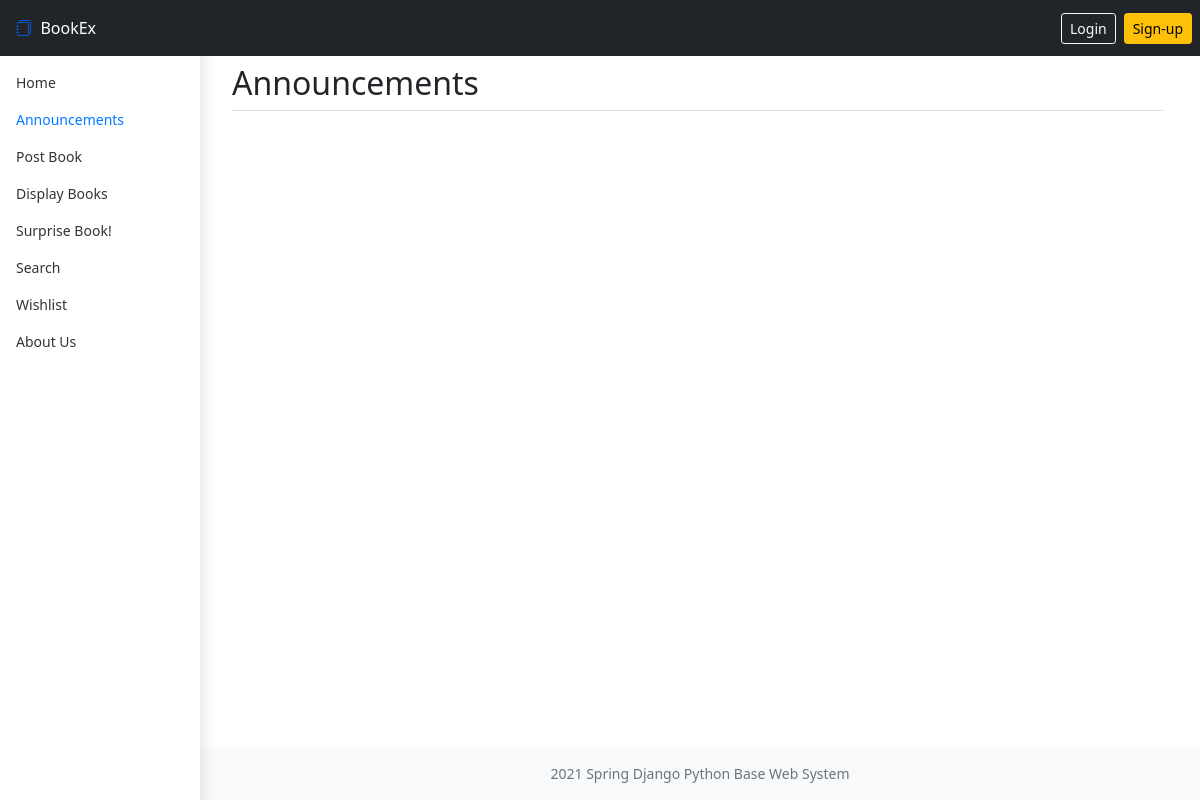
Before: /announcements with the older database file.
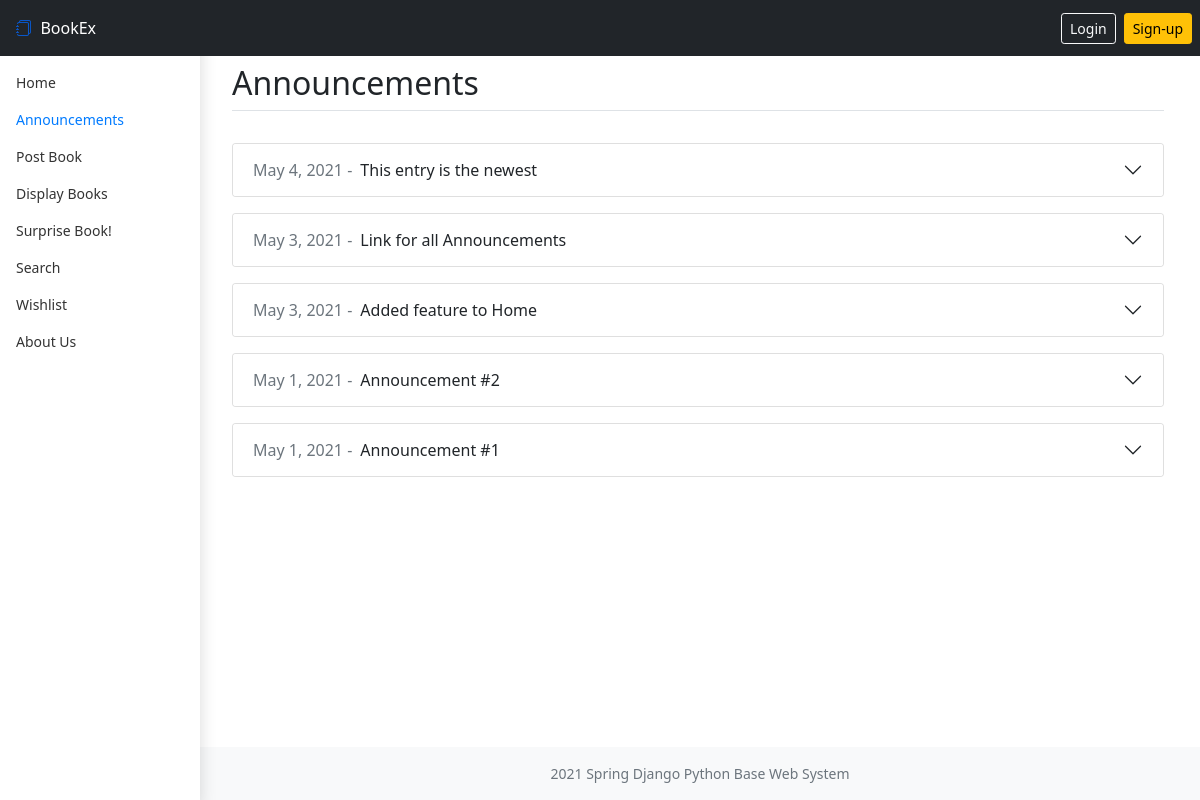
After: the same page with the newer database file.
### bookMng/models.py (models this page shows, shortened)
class Announcement(models.Model):
    title = models.CharField(max_length=200)
    content = models.TextField(max_length=500)
    username = models.ForeignKey(User, blank=True, null=True, on_delete=models.SET_NULL)
    post_date = models.DateField(auto_now=True)

### bookMng/views.py (the view)
# urls.py: path('announcements', views.announcements, name='announcements'),
def announcements(request):
    if request.method == 'POST':
        form = AnnouncementForm(request.POST)
        if form.is_valid():
            a = form.save(commit=False)
            a.username = request.user
            a.save()
            return HttpResponseRedirect('/announcements')
    else:
        form = AnnouncementForm()
    return render(request,
                  'bookMng/announcements.html',
                  {
                      'title': "Announcements",
                      'form': form,
                      'item_list': MainMenu.objects.all(),
                      'announces': Announcement.objects.order_by('-id'),
                      'cart_size': Cart.objects.filter(user=request.user.id).count()
                  })

### bookEx/templates/bookMng/announcements.html (shortened to what this page needs)
{% extends "base.html" %}
{% load static %}
{% load widget_tweaks %}
{% block header %}
    <div class="d-flex flex-row align-items-center align-self-center">
        <div class="d-flex flex-row mb-0">
            Announcements
        </div>
    </div>
{% endblock header %}
{% block body %}
    <div id="announcements" class="multi-collapse collape show">
        {% for a in announces %}
        <div class="accordion rounded py-2" id="accordion{{ a.id }}">
            <div class="accordion-item">
                <h2 class="accordion-header" id="heading{{ a.id }}">
                    <div class="accordion-button collapsed" type="button" data-bs-toggle="collapse" data-bs-target="#collapse{{ a.id }}" aria-expanded="false" aria-controls="collapse{{ a.id }}">
                        <div class="pe-2 text-muted">
                            {{ a.post_date }} -
                        </div>
                        {{ a.title }}
                    </div>
                </h2>
            </div>
        </div>
        {% endfor %}
    </div>
{% endblock body %}

### bookEx/templates/base.html (shortened to what this page needs)
{% load static %}
{% url 'index' as home %}
{% url 'displaybooks' as display_books %}
{% url 'announcements' as announce %}
{% url 'postbook' as post_book %}
{% url 'mybooks' as my_books %}
{% url 'book_search' as search %}
{% url 'suprise_book' as suprise_book %}
{% url 'wishlist' as wish %}
{% url 'aboutus' as about_us %}
<!DOCTYPE html>
<html lang="en" class="h-100">
<head>
    <link rel="stylesheet" href="{% static 'assets/dist/css/bootstrap.min.css' %}">
    <link rel="stylesheet" href="{% static 'css/dashboard.css' %}">
    <link rel="stylesheet" href="https://cdn.jsdelivr.net/npm/bootstrap-icons@1.4.1/font/bootstrap-icons.css">
</head>
<body class="d-flex flex-column h-100">
    <header class=" bg-dark sticky-top container-fluid p-0">
        <div class="row g-0 align-items-center">
            <div class="col">
                    <a class="fs-6 p-3 shadow-none bg-transparent d-inline-flex text-decoration-none" href="/">
                        <i class="bi bi-journals"></i>
                        <pre class="m-0"> </pre>
                        <div class="text-white">BookEx</div>
                    </a>
            </div>
            <div class="col-12 col-md-auto pe-md-2">
                <div class="pb-2 pb-md-0 row g-0 text-end text-white justify-content-center">
                    {% if user.is_authenticated %}
                        {% if cart_size > 0 %}
                        <div class="col-auto">
                            <a class="pe-0 btn btn-secondary border-0 bg-transparent" href="{% url 'cart' %}">
                                <i class="bi bi-cart2"></i>
                                <div class="badge rounded-pill d-inline-flex bg-transparent text-warning" style="right: 10px;top: -10px;">{{ cart_size }}</div>
                            </a>
                        </div>
                        {% endif %}
                        <div class="col-auto ps-1 btn-group" role="group">
                            <button id="userBtn" type="button" class="btn btn-primary dropdown-toggle btn-sm border-0 bg-transparent ps-0" data-bs-toggle="dropdown" aria-expanded="false">
                                {{ user.username }}
                            </button>
                            <ul class="dropdown-menu" aria-labelledby="userBtn">
                                <li><a class="dropdown-item" href="{{ my_books }}">My Books</a></li>
                                <li><a class="dropdown-item" href="#">[Dropdown link]</a></li>
                                <li><hr class="dropdown-divider"></li>
                                <li><a class="dropdown-item" href="{% url 'logout' %}?next=/"">Logout</a></li>
                            </ul>
                        </div>
                    {% else %}
                        <div class="col-auto pe-1">
                            <a class="btn btn-outline-light btn-sm" href="{% url 'login' %}?next=/">Login</a>
                        </div>
                        <div class="col-auto ps-1">
                            <a class="btn btn-warning btn-sm" href="{% url 'register' %}?next=/">Sign-up</a>
                        </div>
                    {% endif %}
                </div>
            </div>
        </div>
    </header>
    <div class="container-fluid">
        <div class="row pb-8 g-0">
            <nav id="sidebarMenu" class="col-md-2 d-md-block bg-white sidebar collapse shadow" style="top: 0;">
                <div class="mt-2 pt-5 mt-md-0 pt-md-3 position-sticky">
                    <ul class="nav flex-column">
                        {% block sidenav %}
                            <li class="nav-item">
                                <a class="nav-link {% if request.path == home %}active{% endif %}" href="{{ home }}">Home</a>
                            </li>
                            <li class="nav-item">
                                <a class="nav-link {% if request.path == announce %}active{% endif %}" href="{{ announce }}">Announcements</a>
                            </li>
                            <li class="nav-item">
                                <a class="nav-link {% if request.path == post_book %}active{% endif %}" href="{{ post_book }}">Post Book</a>
                            </li>
                            <li class="nav-item">
                                <a class="nav-link {% if request.path == display_books %}active{% endif %}" href="{{ display_books }}">Display Books</a>
                            </li>
                            <li class="nav-item">
                                <a class="nav-link {% if request.path == suprise_book %}active{% endif %}" href="{{ suprise_book }}">Surprise Book!</a>
                            </li>
                            <li class="nav-item">
                                <a class="nav-link {% if request.path == search %}active{% endif %}" href="{{ search }}">Search</a>
                            </li>
                            <li class="nav-item">
                                <a class="nav-link {% if request.path == wish %}active{% endif %}" href="{{ wish }}">Wishlist</a>
                            </li>
                            <li class="nav-item">
                                <a class="nav-link {% if request.path == about_us %}active{% endif %}" href="{{ about_us }}">About Us</a>
                            </li>
                        {% endblock sidenav %}
                    </ul>
                </div>
            </nav>
            <main class="col-md-10 ms-sm-auto px-md-4 mb-4 mt-2">
                <div class="pb-3">
                    <h2 class="border-bottom pb-2">
                        {% block header %}{% endblock header %}
                    </h2>
                </div>
                {% block body %}{% endblock body %}
            </main>
        </div>
    </div>
    <footer class="footer mt-auto py-3 bg-light col-md-10 ms-md-auto">
        <div class="container" align="center">
            <span class="text-muted">2021 Spring Django Python Base Web System</span>
        </div>
    </footer>
</body>
</html>

### bookEx/static/css/dashboard.css (style rules this page uses)
body { font-size: .875rem; }
.sidebar { position: fixed; top: 0; bottom: 0; left: 0; z-index: 100; padding: 48px 0 0; box-shadow: inset -1px 0 0 rgba(0, 0, 0, .1); }
.sidebar .nav-link { font-weight: 500; color: #333; }
.sidebar .nav-link.active { color: #007bff; }
.rounded { border-radius: .75rem!important; }

Changed rows visible on the page:
added Announcement: post_date "May 4, 2021", title "This entry is the newest"
added Announcement: post_date "May 3, 2021", title "Link for all Announcements"
added Announcement: post_date "May 3, 2021", title "Added feature to Home"
added Announcement: post_date "May 1, 2021", title "Announcement #2"
added Announcement: post_date "May 1, 2021", title "Announcement #1"
